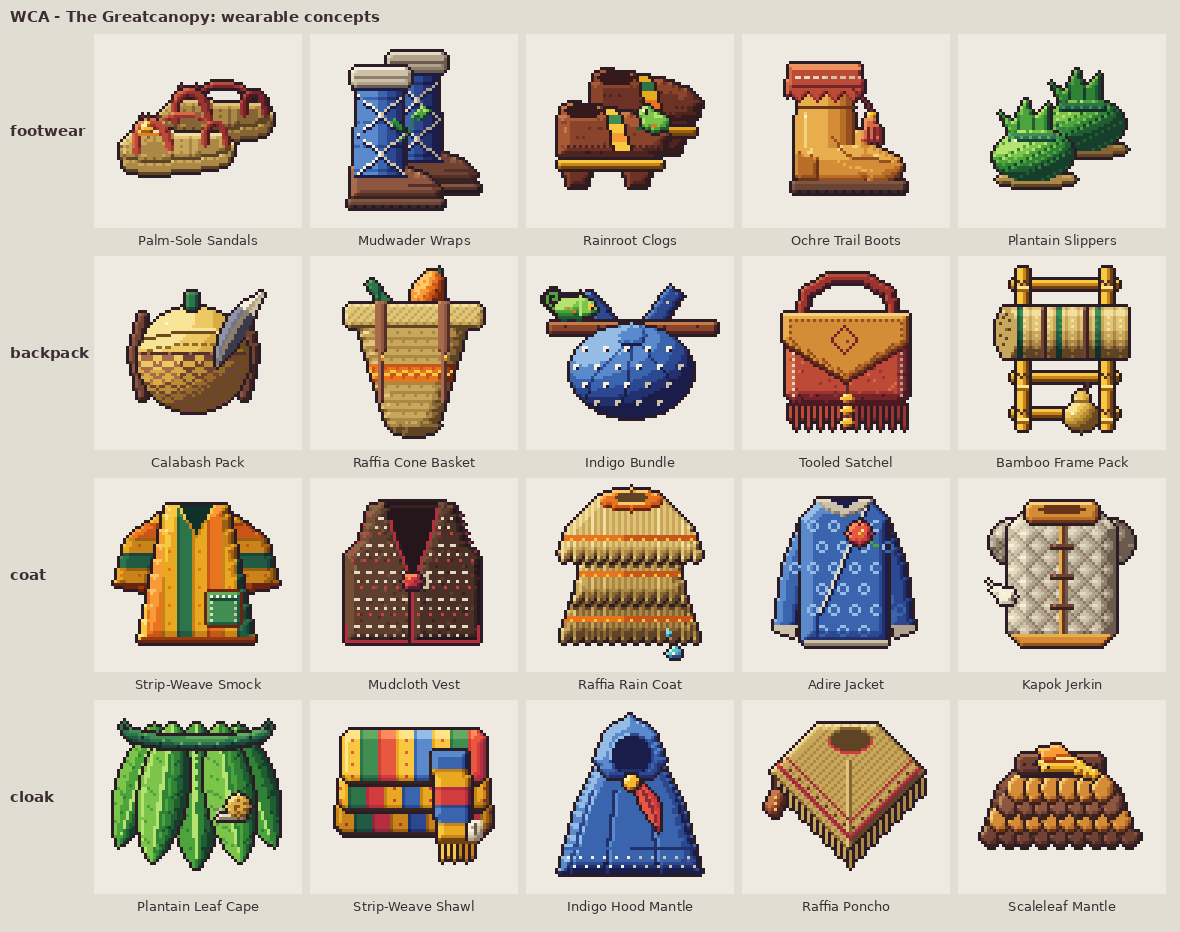

This chart was generated by the following Python code:
#!/usr/bin/env python3
"""Contact sheet for the WCA wearable concepts: 4 rows (footwear, backpack, coat, cloak) x 5 icons,
each 3x NEAREST on a neutral light background with its name underneath.
Usage: python3 sheet.py [out.png] [--rows footwear,coat] [--scale 3]
Also checks every icon: 64x64, hard alpha, no #000000/#ffffff."""
import os, re, sys
from PIL import Image, ImageDraw, ImageFont

HERE = os.path.dirname(os.path.abspath(__file__))
CATS = ["footwear", "backpack", "coat", "cloak"]
args = sys.argv[1:]
out = os.path.join(HERE, "sheet.png")
rows, scale = CATS, 3
i = 0
while i < len(args):
    a = args[i]
    if a == "--rows": rows = args[i + 1].split(","); i += 2; continue
    if a == "--scale": scale = int(args[i + 1]); i += 2; continue
    out = a; i += 1

names = {}
md = open(os.path.join(HERE, "concepts.md"), encoding="utf-8").read()
cat = None
for line in md.splitlines():
    m = re.match(r"## \d+\. (\w+)", line)
    if m: cat = {"Footwear": "footwear", "Backpack": "backpack", "Coat": "coat", "Cloak": "cloak"}[m.group(1)]
    m = re.match(r"\| (\d) \| \*\*(.+?)\*\*", line)
    if m and cat: names[(cat, int(m.group(1)))] = m.group(2)

try:
    font = ImageFont.truetype("/usr/share/fonts/truetype/dejavu/DejaVuSans.ttf", 13)
    tfont = ImageFont.truetype("/usr/share/fonts/truetype/dejavu/DejaVuSans-Bold.ttf", 15)
except OSError:
    font = tfont = ImageFont.load_default()

S = 64 * scale
cw, ch, lab, pad, top = S + 24, S + 30, 90, 10, 34
W = lab + 5 * cw + pad
H = top + len(rows) * ch + pad
sheet = Image.new("RGBA", (W, H), (226, 221, 210, 255))
d = ImageDraw.Draw(sheet)
d.text((pad, 8), "WCA - The Greatcanopy: wearable concepts", fill=(60, 44, 52), font=tfont)
problems = []
for r, cat in enumerate(rows):
    y = top + r * ch
    d.text((pad, y + S // 2 - 8), cat, fill=(60, 44, 52), font=tfont)
    files = sorted(f for f in os.listdir(HERE) if f.startswith(cat + "-") and f.endswith(".png"))
    for f in files:
        n = int(f.split("-")[1])
        im = Image.open(os.path.join(HERE, f)).convert("RGBA")
        if im.size != (64, 64): problems.append(f"{f}: size {im.size}")
        for px in im.getdata():
            if px[3] not in (0, 255): problems.append(f"{f}: semi alpha"); break
            if px[3] == 255 and px[:3] in ((0, 0, 0), (255, 255, 255)): problems.append(f"{f}: pure b/w"); break
        x = lab + (n - 1) * cw
        d.rectangle([x + 4, y, x + 4 + S + 15, y + S + 1], fill=(238, 234, 225, 255))
        sheet.alpha_composite(im.resize((S, S), Image.NEAREST), (x + 12, y))
        name = names.get((cat, n), f)
        tw = d.textlength(name, font=font)
        d.text((x + 12 + (S - tw) / 2, y + S + 6), name, fill=(60, 44, 52), font=font)
sheet.convert("RGB").save(out)
print("saved", out, "| problems:", problems or "none")
